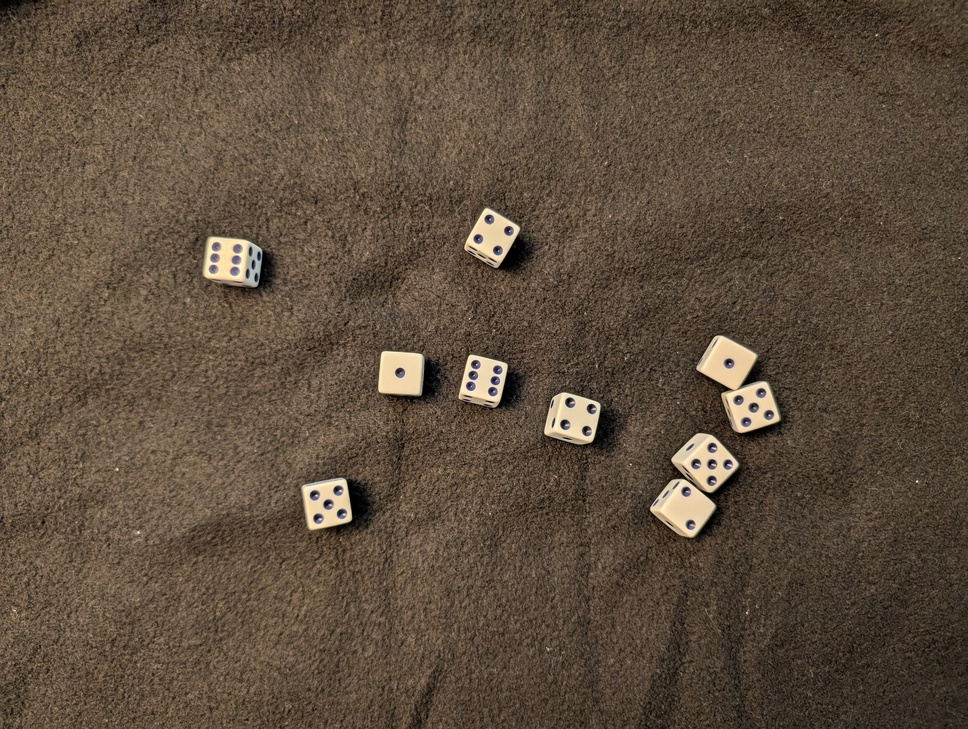
#> input picture images/dice/roll1.jpg, 968 x 729 px, shrunk from 2040 x 1536 before the run, found by its file name
$ python dice.py
#> lines starting #> are read from the running program, lines starting #| are printed output that depends on the picture
import cv2 as cv
from matplotlib import pyplot as plt

def analyzedice(imgfname):
#> called with imgfname = 'images/dice/roll1.jpg'
    img = cv.imread(imgfname)
#> img is the input picture: shape (729, 968, 3); mean B, G, R 61.7, 78, 93.9
    gry = cv.cvtColor(img, cv.COLOR_BGR2GRAY)
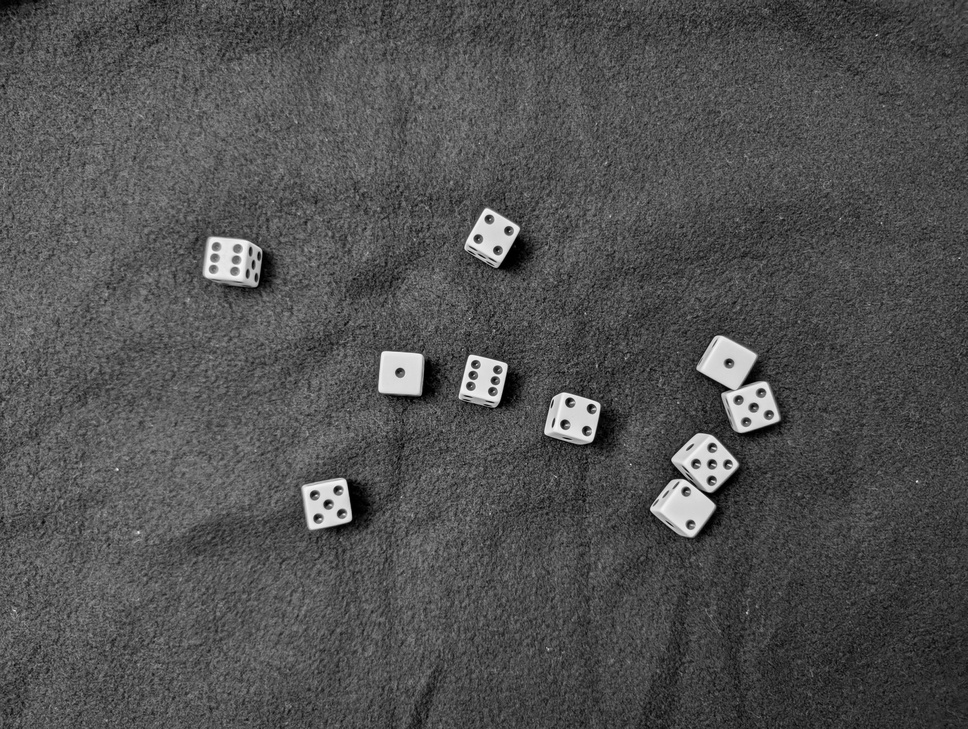
#> gry: shape (729, 968); min 0, max 248, mean 80.9
    hst = cv.calcHist([gry], [0], None, [256], [0, 255])
#> hst = 256 values, max 11913 at index 79, min 0 at index 249, mean 2756.5
    plt.xkcd()
    plt.subplot(1, 2, 1)
    plt.title("Image")
    plt.imshow(img)
    plt.subplot(1, 2, 2)
    plt.title("Histogram")
    plt.plot(hst)
    plt.show()
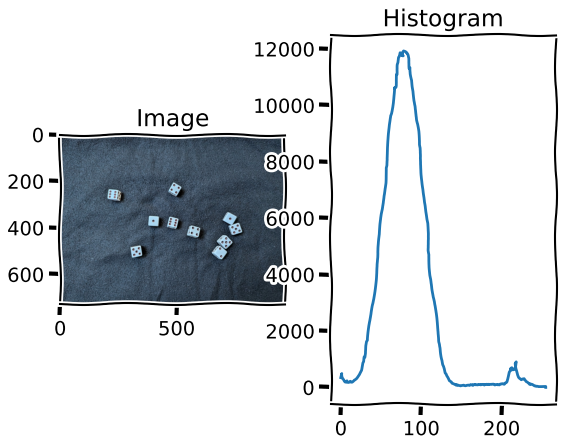
#> figure drawn by matplotlib, 2 panels; B, G, R data is drawn as R, G, B; panel 2: curve peaks at x = 79, y = 11913

if __name__ == "__main__":
    imgfpaths = [ \
        "images/dice/roll1.jpg", \
        "images/dice/roll2.jpg", \
        # "images/dice/roll3.jpg", \
        # "images/dice/roll4.jpg", \
        # "images/dice/roll5.jpg", \
        # "images/dice/roll6.jpg", \
        # "images/dice/roll7.jpg", \
        # "images/dice/roll8.jpg", \
    ]

    for imgfpath in imgfpaths:
        analyzedice(imgfpath)
#> pass 2 of the loop `for imgfpath in imgfpaths:`:
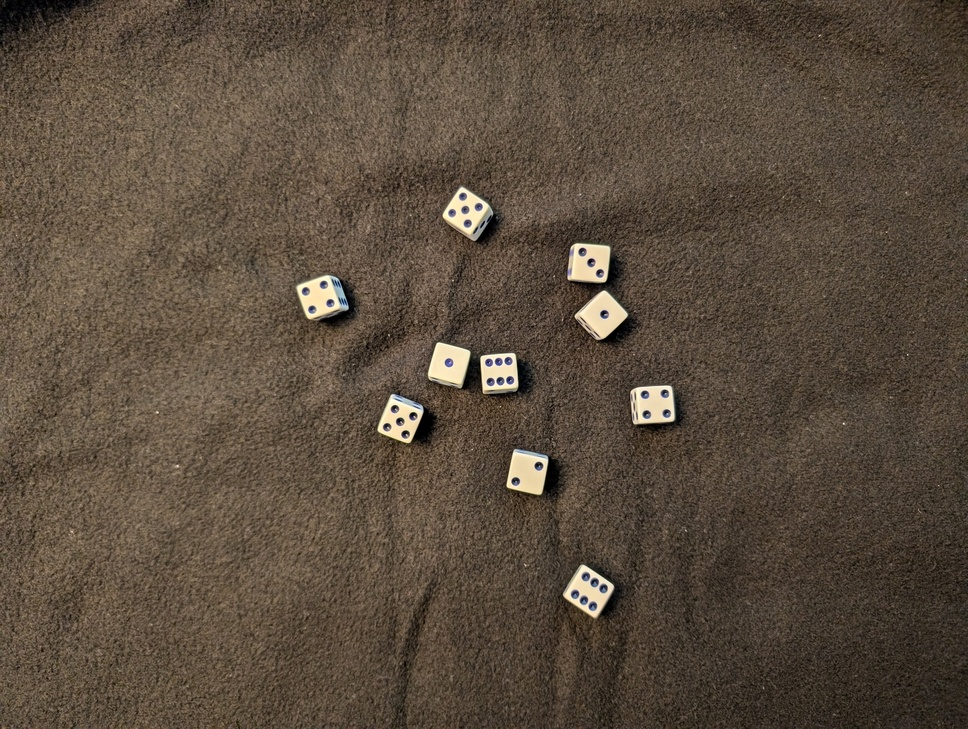
#> input picture images/dice/roll2.jpg, 968 x 729 px, shrunk from 2040 x 1536 before the run, found by its file name
#> in analyzedice, img is the input picture: shape (729, 968, 3); mean B, G, R 62.5, 76.9, 90.7
#> in analyzedice (call 2), `gry = cv.cvtColor(img, cv.COLOR_BGR2GRAY)`:
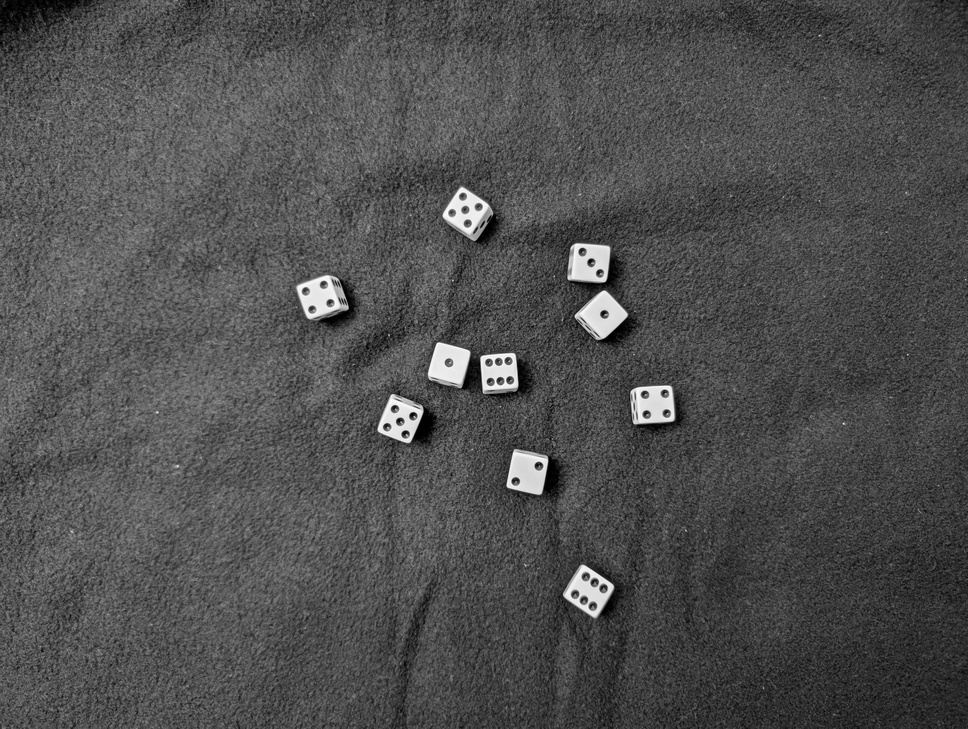
#> gry: shape (729, 968); min 0, max 254, mean 79.4
#> hst = 256 values, max 12263 at index 79, min 0 at index 255, mean 2756.5
#> in analyzedice (call 2), `plt.show()`:
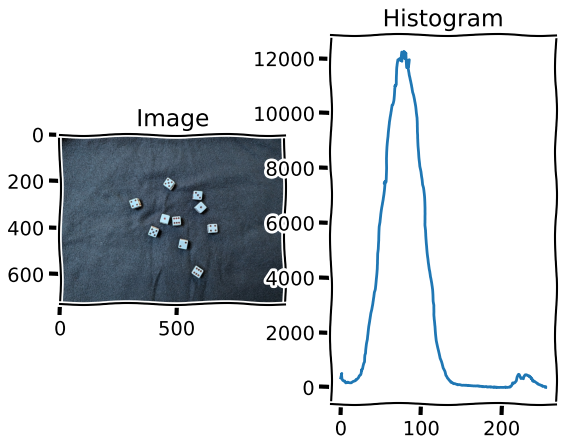
#> figure drawn by matplotlib, 2 panels; B, G, R data is drawn as R, G, B; panel 2: curve peaks at x = 79, y = 12263
